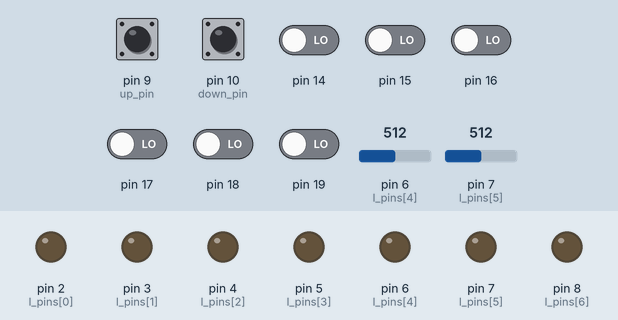
Recording of a sketch running on a simulated Arduino Nano, built with avr-gcc and run on an emulated ATmega328P. Shown: output pins drawn as LEDs (lit = HIGH). Inputs (shaded band) come from the test bench; at power-on: pin 9 (up_pin), pin 10 (down_pin), pin 14–19 LOW, pin 6 (l_pins[4]) = 512, pin 7 (l_pins[5]) = 512.

Above: at 1.2 s.
1.3 s: pin 9 (up_pin) pulled HIGH for 0.15 s
At 1.8 s:
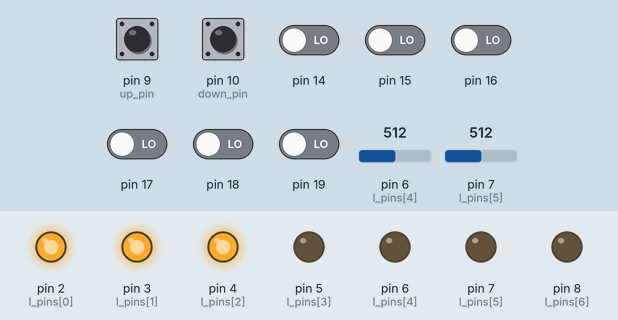
3.0 s: pin 10 (down_pin) pulled HIGH for 1 s
At 3.7 s:
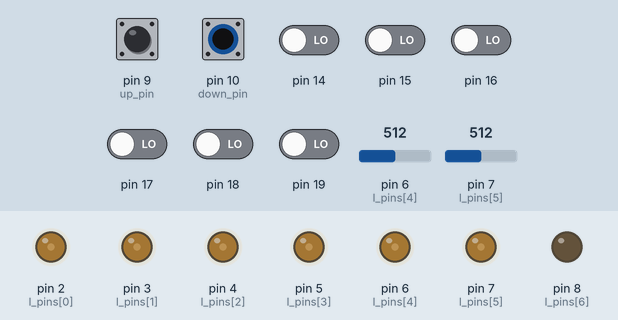
6.0 s: pin 9 (up_pin) pulled HIGH for 1 s
At 7.4 s:
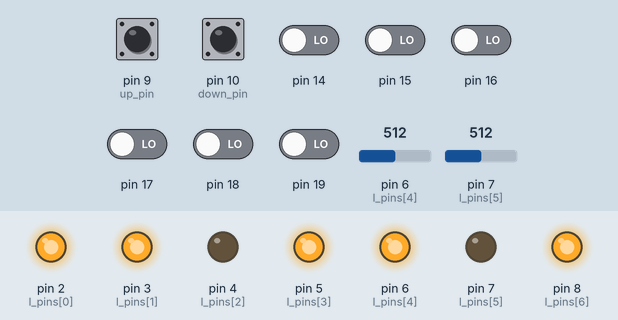
9.0 s: pin 10 (down_pin) pulled HIGH for 0.15 s
At 10.0 s:
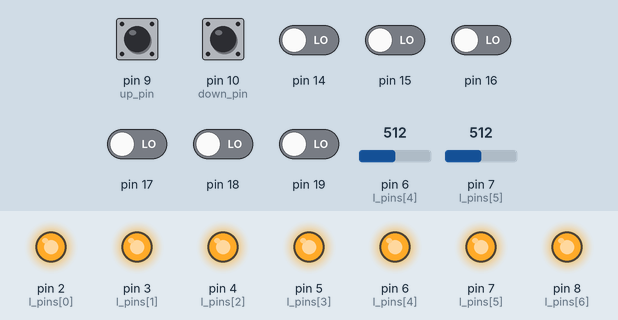
10.7 s: pin 9 (up_pin) pulled HIGH for 0.15 s
At 11.3 s:
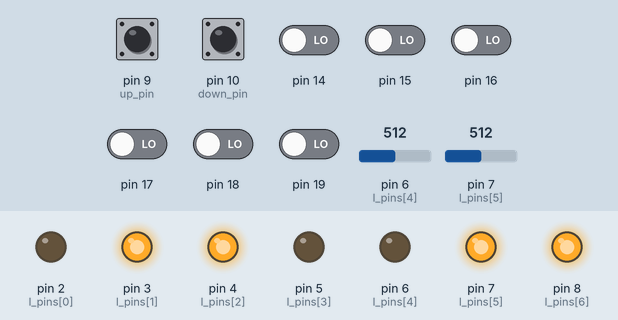
12.4 s: pin 10 (down_pin) pulled HIGH for 0.15 s
At 13.8 s:
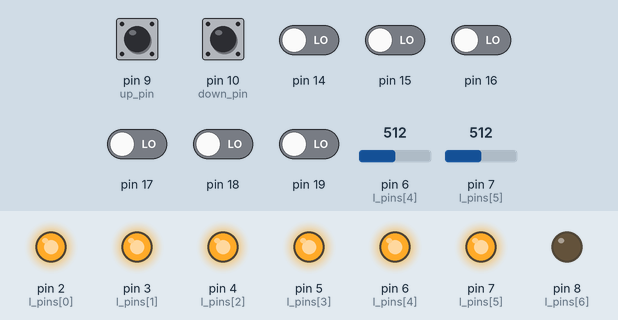
Timing chart, 0 to 15.1 s (numbered marks = the images above; inputs shaded):
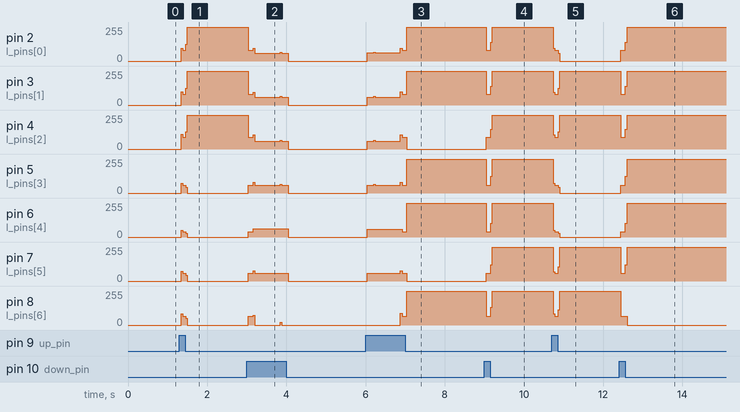

The sketch:

score_board_with_2_nano.ino
```cpp
/*
PRODDEC
Score board code for arduino nano
Here we have two seven segment-left seven segment and right seven segment
*/
int num_array[10][7] = {  { 1,1,1,1,1,1,0 },    // 0
                          { 0,1,1,0,0,0,0 },    // 1
                          { 1,1,0,1,1,0,1 },    // 2
                          { 1,1,1,1,0,0,1 },    // 3
                          { 0,1,1,0,0,1,1 },    // 4
                          { 1,0,1,1,0,1,1 },    // 5
                          { 1,0,1,1,1,1,1 },    // 6
                          { 1,1,1,0,0,0,0 },    // 7
                          { 1,1,1,1,1,1,1 },    // 8
                          { 1,1,1,0,0,1,1 }};   // 9

int l_pins[7]={2,3,4,5,6,7,8};
//declare the pins of the left 7 segment

int r_pins[7]={2,3,4,5,6,7,8};
//declare the pins of the right 7 segment

void clear_data(); //function for clearing the screen.

void calculate(int); //functions for calculating the left and right digit of score board
void data_write(int,int);   //functions for writing left and right segment

int up_pin=9; //button pin for increment the score
int down_pin=10; //button pin for decrement the score
int read_down=0; //variable to read the state of the down button
int read_up=0;  //variable to read the state of the up button
int score=0; //variable to store the actual score
int l_score=0; //variable to store the first digit of score
int r_score=0;  //varible to store the second digit of score

void setup()
{
    pinMode(up_pin,INPUT);
    pinMode(down_pin,INPUT);

    //setting left pins as output
    for(int i=0;i<7;i++)
    {
        pinMode(l_pins[i],OUTPUT);
    }

    //setting right pins as output
    for(int i=0;i<7;i++)
    {
        pinMode(r_pins[i],OUTPUT);
    }


}
void loop()
{
    read_up=digitalRead(up_pin);
    read_down=digitalRead(down_pin);
    if (read_up==1)
    {
        score+=1;
        read_up=0;
        calculate(score);
    }
    else if (read_down==1)
    {
        score-=1;
        read_down=0;
        calculate(score);
    }

}

void calculate(int score)
{
    if (score<10)
    {
        r_score=score;
        l_score=0;
    }
    else
    {
        r_score=score % 10;
        l_score=score/10;
    }
    clear_data();
    data_write(l_score,r_score);


}

//function to clear the data on the segment
void clear_data()
{
    for (int j=0; j < 7; j++)
    {
        digitalWrite(l_pins[j],0);
    }

    for (int j=0; j < 7; j++)
    {
        digitalWrite(r_pins[j],0);
    }

}


void data_write(int left,int right)
{
    for (int j=0; j < 7; j++)
    {
        digitalWrite(l_pins[j], num_array[left][j]);
    }

    for (int j=0; j < 7; j++)
    {
        digitalWrite(r_pins[j], num_array[right][j]);
    }

}
```

Measured:
- after the input at 1.3 s, pin 2 (l_pins[0]), pin 3 (l_pins[1]): 0/255 → 80/255 at once, → 255/255 0.12 s later
- after the input at 3.0 s, pin 2 (l_pins[0]), pin 3 (l_pins[1]): 255/255 → 80/255 at once, → 60/255 0.12 s later, → 0/255 0.88 s later
- after the input at 6.0 s, pin 2 (l_pins[0]): 0/255 → 61/255 at once, → 80/255 0.84 s later, → 255/255 0.16 s later; pin 3 (l_pins[1]): 0/255 → 60/255 at once, → 80/255 0.84 s later, → 255/255 0.16 s later
- after the input at 9.0 s, pin 2 (l_pins[0]), pin 3 (l_pins[1]): 255/255 → 80/255 at once, → 255/255 0.12 s later
- after the input at 10.7 s, pin 2 (l_pins[0]): 255/255 → 80/255 at once, → 0/255 0.12 s later; pin 3 (l_pins[1]): 255/255 → 79/255 at once, → 255/255 0.12 s later
- after the input at 12.4 s, pin 2 (l_pins[0]): 0/255 → 81/255 at once, → 255/255 0.12 s later; pin 3 (l_pins[1]): 255/255 → 80/255 at once, → 255/255 0.12 s later
